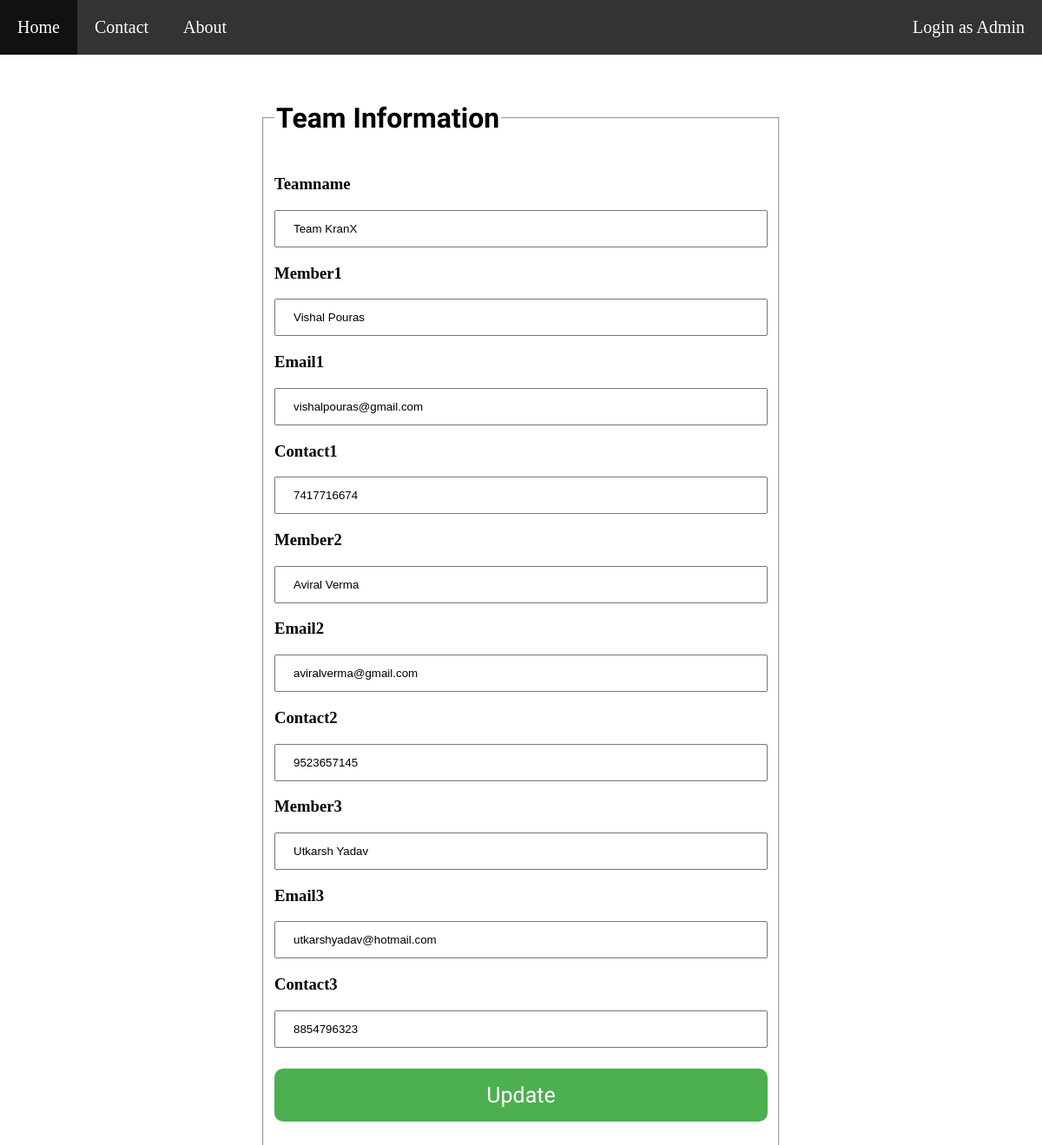
The app's page /adminpage/teams/update/1 with its own data.
### team/models.py (models this page shows, shortened)
class Team(models.Model):
    teamname = models.CharField(max_length=20)          # Team Name
    member1 = models.CharField(max_length=50)           # Name of 1st member
    email1 = models.EmailField()                        # Email-id of 1st member
    contact1 = models.CharField(max_length=10)          # Contact number of 1st member
    member2 = models.CharField(max_length=50)           # Name of 2nd member
    email2 = models.EmailField()                        # Email-id of 2nd member
    contact2 = models.CharField(max_length=10)          # Contact number of 2nd member
    member3 = models.CharField(max_length=50)           # Name of 3rd member
    email3 = models.EmailField()                        # Email-id of 3rd member
    contact3 = models.CharField(max_length=10)          # Contact number of 3rd member

### team/views.py (the view)
# urls.py: url(r'^adminpage/teams/update/(?P<pk>[0-9]+)$', views.TeamUpdate.as_view(), name='team-update'),
class TeamUpdate(UpdateView):
    model = Team
    fields = ['teamname', 'member1', 'email1', 'contact1', 'member2', 'email2', 'contact2', 'member3', 'email3', 'contact3']
    template_name_suffix = '_update_form'
    success_url = reverse_lazy('team-list')

### templates/team/team_update_form.html (shortened to what this page needs)
{% extends 'team/base.html' %}
{% block body %}
<form class="login update" action="" method="post">
    <fieldset>
        <legend><h1>Team Information</h1></legend>
        <h3>Teamname</h3>{{ form.teamname }}
        <h3>Member1</h3>{{ form.member1 }}
        <h3>Email1</h3>{{ form.email1 }}
        <h3>Contact1</h3>{{ form.contact1 }}
        <h3>Member2</h3>{{ form.member2 }}
        <h3>Email2</h3>{{ form.email2 }}
        <h3>Contact2</h3>{{ form.contact2 }}
        <h3>Member3</h3>{{ form.member3 }}
        <h3>Email3</h3>{{ form.email3 }}
        <h3>Contact3</h3>{{ form.contact3 }}
    <input type="submit" value="Update">
    </fieldset>
</form>
{% endblock %}

### team/static/team/style.css (style rules this page uses)
body { margin: auto; background-image: url("images/wall.jpg"); background-attachment: fixed; background-repeat: no-repeat; }
.login { width:50%; margin-top:8%; margin-left: 25%; position: center; }
h1 { font-family: "Amaranth"; }
h3 { color: black; }
input[type=email] { width: 100%; padding: 12px 20px; margin: 0; box-sizing: border-box; }
input[type=text] { width: 100%; padding: 12px 20px; margin: 0; box-sizing: border-box; }
input[type=submit] { background-color: #4CAF50; border: none; font-size: 25px; font-family: "Amaranth"; color: white; padding: 16px 32px; text-decoration: none; margin: 24px auto; border-radius: 10px; width: 100%; }

### records on screen
Team: teamname "Team KranX", member1 "Vishal Pouras", email1 "vishalpouras@gmail.com", contact1 "7417716674", member2 "Aviral Verma", email2 "aviralverma@gmail.com", contact2 "9523657145", member3 "Utkarsh Yadav", email3 "utkarshyadav@hotmail.com", contact3 "8854796323"
